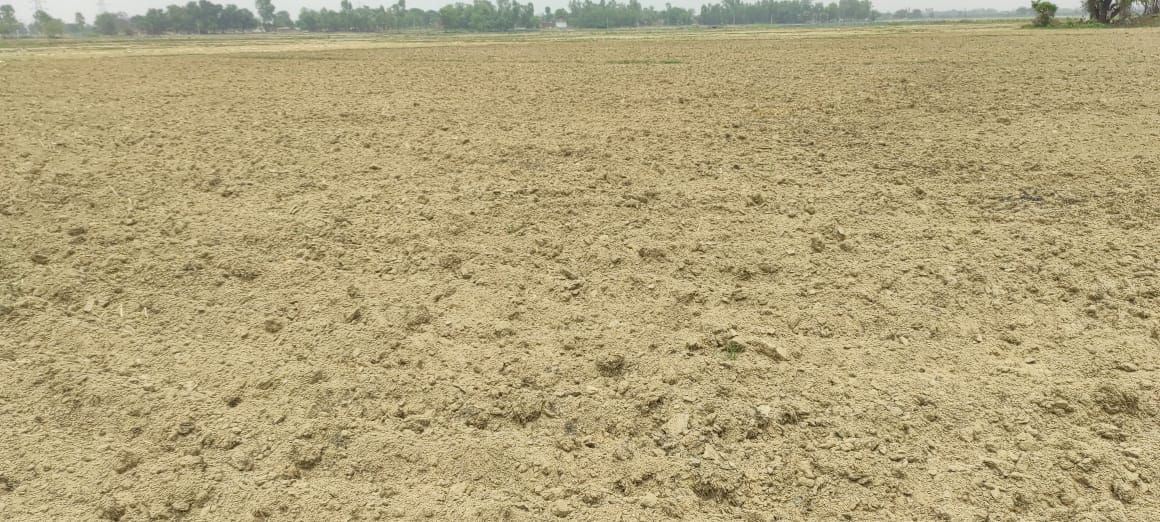
#> input picture input/data/train/Alluvial soil/Copy of IMG-20220531-WA0036.jpg, 1160 x 522 px
$ python -i feature.py   (imports and definitions only)   (older library calls are emulated)
#> lines starting #> are read from the running program, lines starting #| are printed output that depends on the picture
import numpy as np
from skimage.feature import graycomatrix, graycoprops
from skimage.measure import shannon_entropy
import pywt
import cv2

# GLCM Contrast Feature Extraction
def extract_glcm_features(image):
    # Ensure image is grayscale
    if len(image.shape) == 3:
        image = cv2.cvtColor(image, cv2.COLOR_BGR2GRAY)

    # Calculate the GLCM
    glcm = graycomatrix(image, distances=[1], angles=[0, np.pi/4, np.pi/2, 3*np.pi/4], levels=256, symmetric=True, normed=True)
    # Calculate contrast and take the mean across all angles
    contrast = graycoprops(glcm, 'contrast').mean()
    return contrast

# Wavelet Features Extraction (Energy of Approximation Coefficients)
def extract_wavelet_features(image):
    # Ensure image is grayscale
    if len(image.shape) == 3:
        image = cv2.cvtColor(image, cv2.COLOR_BGR2GRAY)

    # Perform the discrete wavelet transform
    coeffs = pywt.dwt2(image, 'db1')
    cA, (cH, cV, cD) = coeffs
    # Calculate the energy of the approximation coefficients
    energy = np.sum(np.square(cA))
    return energy

# Entropy Feature Extraction
def extract_entropy(image):
    # Ensure image is grayscale
    if len(image.shape) == 3:
        image = cv2.cvtColor(image, cv2.COLOR_BGR2GRAY)

    # Calculate Shannon entropy
    entropy_value = shannon_entropy(image)
    return entropy_value

# Color Feature Extraction
def extract_color_features(image):
    # Convert the image to RGB format
    image_rgb = cv2.cvtColor(image, cv2.COLOR_BGR2RGB)

     # Calculate histograms for each color channel
    hist_r = cv2.calcHist([image_rgb[:, :, 0]], [0], None, [256], [0, 256])
    hist_g = cv2.calcHist([image_rgb[:, :, 1]], [0], None, [256], [0, 256])
    hist_b = cv2.calcHist([image_rgb[:, :, 2]], [0], None, [256], [0, 256])

    # Flatten histograms and calculate mean values
    hist_r_flat = hist_r.flatten()
    hist_g_flat = hist_g.flatten()
    hist_b_flat = hist_b.flatten()

    hist_r_mean = np.mean(hist_r_flat)
    hist_g_mean = np.mean(hist_g_flat)
    hist_b_mean = np.mean(hist_b_flat)

    # Return color features as a dictionary
    color_features = {'Histogram RGB Mean':np.mean([hist_r_mean,hist_b_mean,hist_g_mean])}

    return color_features

# Function to extract all features with detailed names
def extract_all_features(image):
    # Extract texture features
    glcm_contrast = extract_glcm_features(image)
    wavelet_energy = extract_wavelet_features(image)
    entropy_value = extract_entropy(image)

    # Extract color features
    color_features = extract_color_features(image)

    # Combine all features into a single dictionary
    features = {
        'GLCM Contrast': glcm_contrast,
        'Wavelet Energy': wavelet_energy,
        'Entropy': entropy_value,
    }
    features.update(color_features)  # Add color features to the existing features

    return features

>>> import cv2
>>> picture = cv2.imread('../input/data/train/Alluvial soil/Copy of IMG-20220531-WA0036.jpg')
#> picture is the input picture: shape (522, 1160, 3); mean B, G, R 122.5, 164, 177.8
>>> result = extract_all_features(picture)
#> in extract_glcm_features, `image = cv2.cvtColor(image, cv2.COLOR_BGR2GRAY)`:
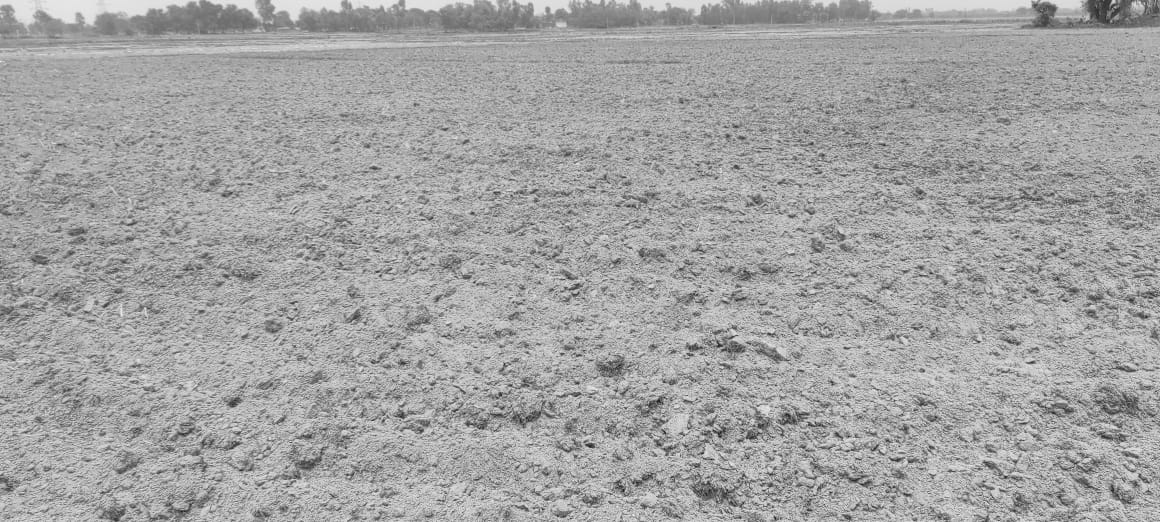
#> image: shape (522, 1160); min 26, max 245, mean 163.4
#> in extract_glcm_features, `contrast = graycoprops(glcm, 'contrast').mean()`: contrast = 669.1
#> in extract_wavelet_features, `cA, (cH, cV, cD) = coeffs`:
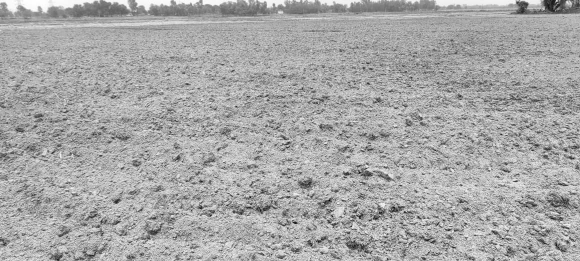
#> cA: shape (261, 580) float64; min 70, max 459, mean 326.9; drawn with min black and max white
#> in extract_wavelet_features, `cA, (cH, cV, cD) = coeffs`:
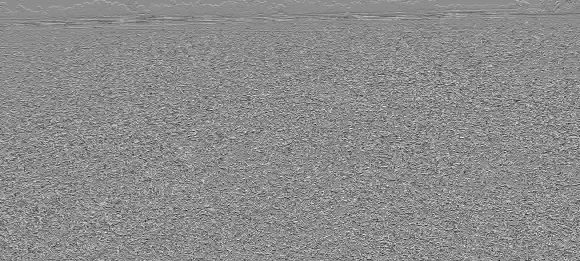
#> cH: shape (261, 580) float64; min -152.5, max 125, mean 0.1; drawn with min black and max white
#> in extract_wavelet_features, `cA, (cH, cV, cD) = coeffs`:
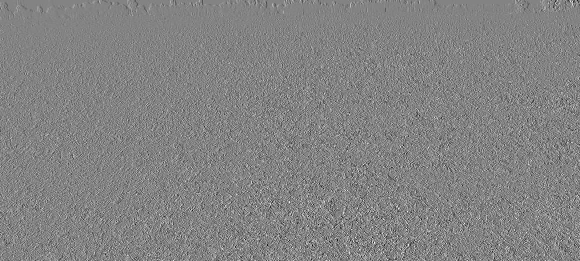
#> cV: shape (261, 580) float64; min -102, max 96, mean -0.1; drawn with min black and max white
#> in extract_wavelet_features, `cA, (cH, cV, cD) = coeffs`:
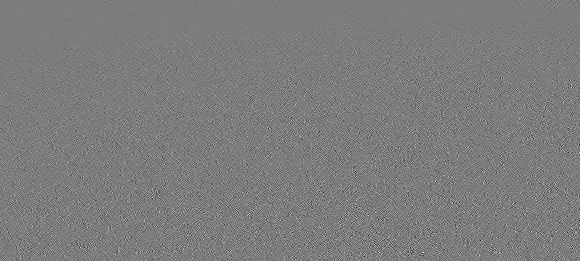
#> cD: shape (261, 580) float64; min -81.5, max 85, mean 0; drawn with min black and max white
#> in extract_wavelet_features, `energy = np.sum(np.square(cA))`: energy = 1.65e+10
#> in extract_entropy, `entropy_value = shannon_entropy(image)`: entropy_value = 6.77
#> in extract_color_features, `hist_r = cv2.calcHist([image_rgb[:, :, 0]], [0], None, [256], [0, 256])`: hist_r = 256 values, max 10075 at index 189, min 0 at index 0, mean 2365.3
#> in extract_color_features, `hist_g = cv2.calcHist([image_rgb[:, :, 1]], [0], None, [256], [0, 256])`: hist_g = 256 values, max 10281 at index 174, min 0 at index 0, mean 2365.3
#> in extract_color_features, `hist_b = cv2.calcHist([image_rgb[:, :, 2]], [0], None, [256], [0, 256])`: hist_b = 256 values, max 10952 at index 129, min 0 at index 233, mean 2365.3
#> in extract_color_features, `hist_r_flat = hist_r.flatten()`: hist_r_flat has the same summary as hist_r
#> in extract_color_features, `hist_g_flat = hist_g.flatten()`: hist_g_flat has the same summary as hist_g
#> in extract_color_features, `hist_b_flat = hist_b.flatten()`: hist_b_flat has the same summary as hist_b
#> in extract_color_features, `hist_r_mean = np.mean(hist_r_flat)`: hist_r_mean = 2365.3
#> in extract_color_features, `color_features = {'Histogram RGB Mean':np.mean([hist_r_mean,hist_b_mea..`: color_features = {'Histogram RGB Mean': 2365.3}
#> in extract_all_features, `features = { 'GLCM Contrast': glcm_contrast, 'Wavelet Energy': wavelet..`: features = {'GLCM Contrast': 669.1, 'Wavelet Energy': 1.65e+10, 'Entropy': 6.77}
#> result = {'GLCM Contrast': 669.1, 'Wavelet Energy': 1.65e+10, 'Entropy': 6.77, 'Histogram RGB Mean': 2365.3}

$ run again, on input/data/train/Alluvial soil/Copy of IMG-20220531-WA0063.jpg
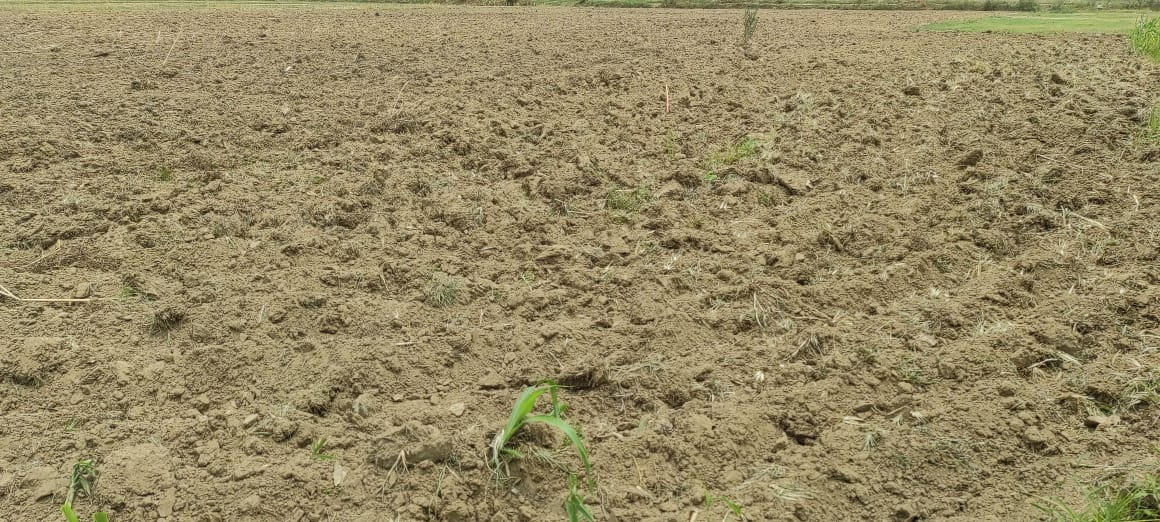
#> input picture input/data/train/Alluvial soil/Copy of IMG-20220531-WA0063.jpg, 1160 x 522 px
#> picture is the input picture: shape (522, 1160, 3); mean B, G, R 99.9, 136.9, 149.8
#> in extract_glcm_features, `image = cv2.cvtColor(image, cv2.COLOR_BGR2GRAY)`:
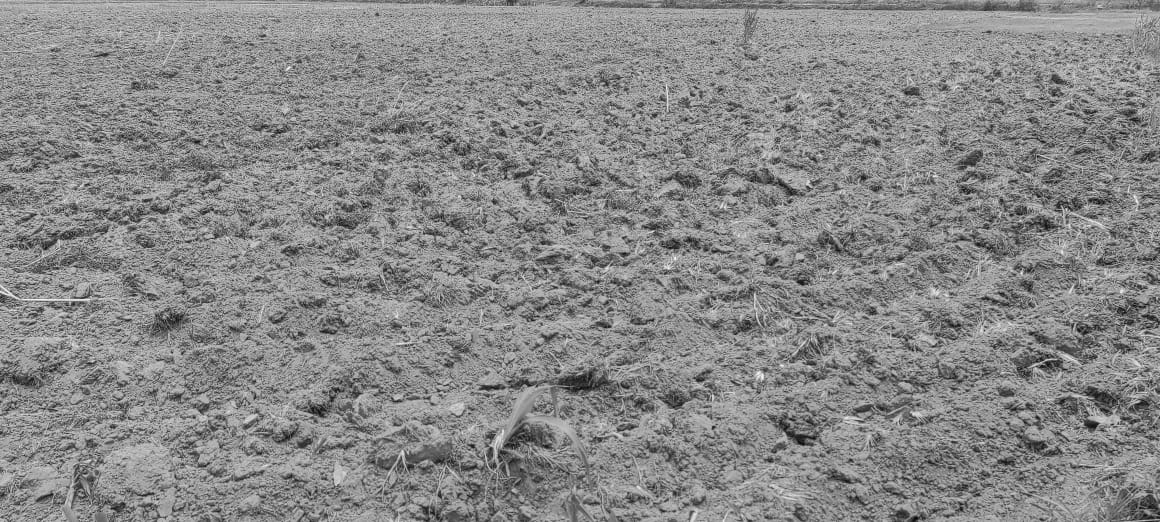
#> image: shape (522, 1160); min 4, max 251, mean 136.6
#> contrast = 1030.2
#> in extract_wavelet_features, `cA, (cH, cV, cD) = coeffs`:
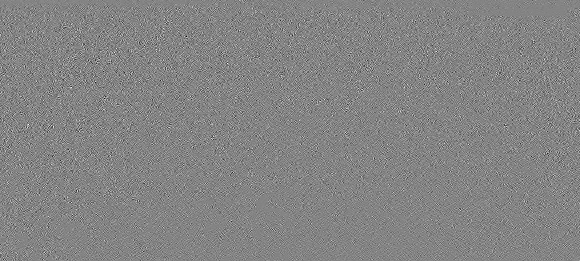
#> cD: shape (261, 580) float64; min -91.5, max 85, mean 0; drawn with min black and max white
#> energy = 1.18e+10
#> in extract_entropy, `entropy_value = shannon_entropy(image)`: entropy_value = 7.04
#> hist_r = 256 values, max 7812 at index 168, min 0 at index 0, mean 2365.3
#> hist_g = 256 values, max 7742 at index 157, min 0 at index 1, mean 2365.3
#> hist_b = 256 values, max 8070 at index 120, min 0 at index 211, mean 2365.3
#> hist_r_flat has the same summary as hist_r
#> hist_g_flat has the same summary as hist_g
#> hist_b_flat has the same summary as hist_b
#> hist_r_mean = 2365.3
#> in extract_color_features, `color_features = {'Histogram RGB Mean':np.mean([hist_r_mean,hist_b_mea..`: color_features = {'Histogram RGB Mean': 2365.3}
#> features = {'GLCM Contrast': 1030.2, 'Wavelet Energy': 1.18e+10, 'Entropy': 7.04}
#> result = {'GLCM Contrast': 1030.2, 'Wavelet Energy': 1.18e+10, 'Entropy': 7.04, 'Histogram RGB Mean': 2365.3}

$ run again, on input/data/train/Alluvial soil/Copy of IMG-20220531-WA0089.jpg
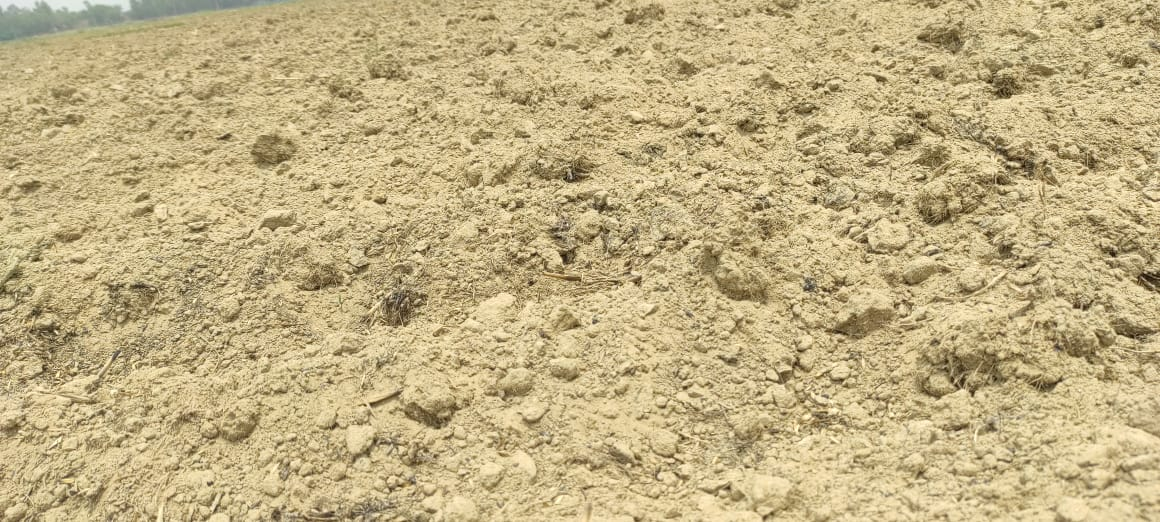
#> input picture input/data/train/Alluvial soil/Copy of IMG-20220531-WA0089.jpg, 1160 x 522 px
#> picture is the input picture: shape (522, 1160, 3); mean B, G, R 131.8, 176.8, 194.4
#> in extract_glcm_features, `image = cv2.cvtColor(image, cv2.COLOR_BGR2GRAY)`:
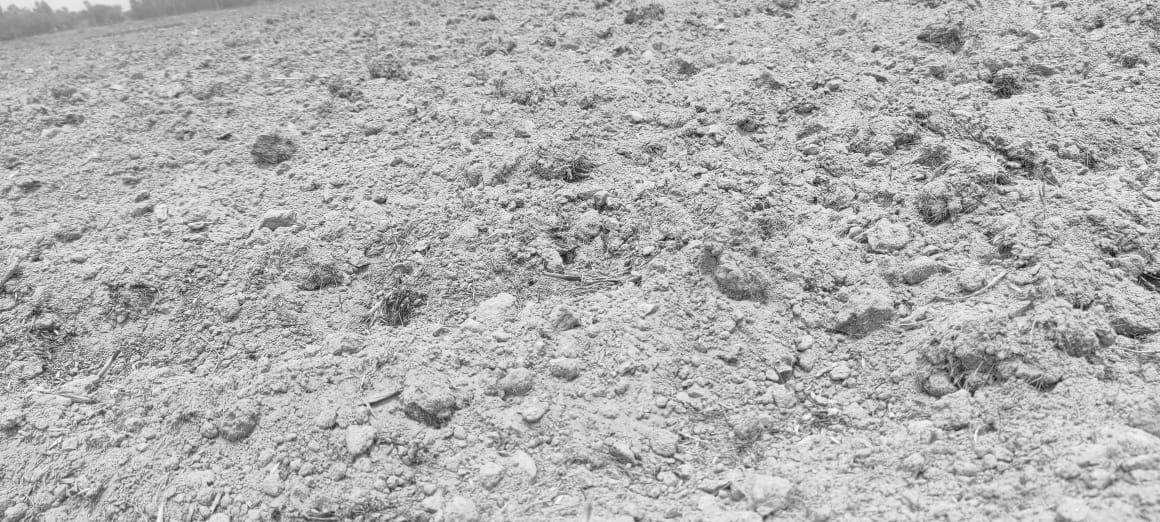
#> image: shape (522, 1160); min 8, max 251, mean 177
#> contrast = 791.2
#> in extract_wavelet_features, `cA, (cH, cV, cD) = coeffs`:
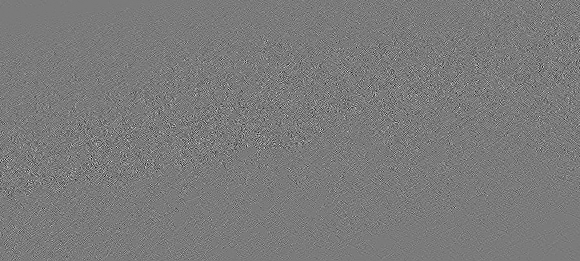
#> cD: shape (261, 580) float64; min -70, max 75, mean 0; drawn with min black and max white
#> energy = 1.96e+10
#> in extract_entropy, `entropy_value = shannon_entropy(image)`: entropy_value = 7.07
#> hist_r = 256 values, max 8196 at index 222, min 0 at index 0, mean 2365.3
#> hist_g = 256 values, max 8036 at index 203, min 0 at index 0, mean 2365.3
#> hist_b = 256 values, max 7957 at index 157, min 0 at index 237, mean 2365.3
#> hist_r_flat has the same summary as hist_r
#> hist_g_flat has the same summary as hist_g
#> hist_b_flat has the same summary as hist_b
#> hist_r_mean = 2365.3
#> in extract_color_features, `color_features = {'Histogram RGB Mean':np.mean([hist_r_mean,hist_b_mea..`: color_features = {'Histogram RGB Mean': 2365.3}
#> features = {'GLCM Contrast': 791.2, 'Wavelet Energy': 1.96e+10, 'Entropy': 7.07}
#> result = {'GLCM Contrast': 791.2, 'Wavelet Energy': 1.96e+10, 'Entropy': 7.07, 'Histogram RGB Mean': 2365.3}
